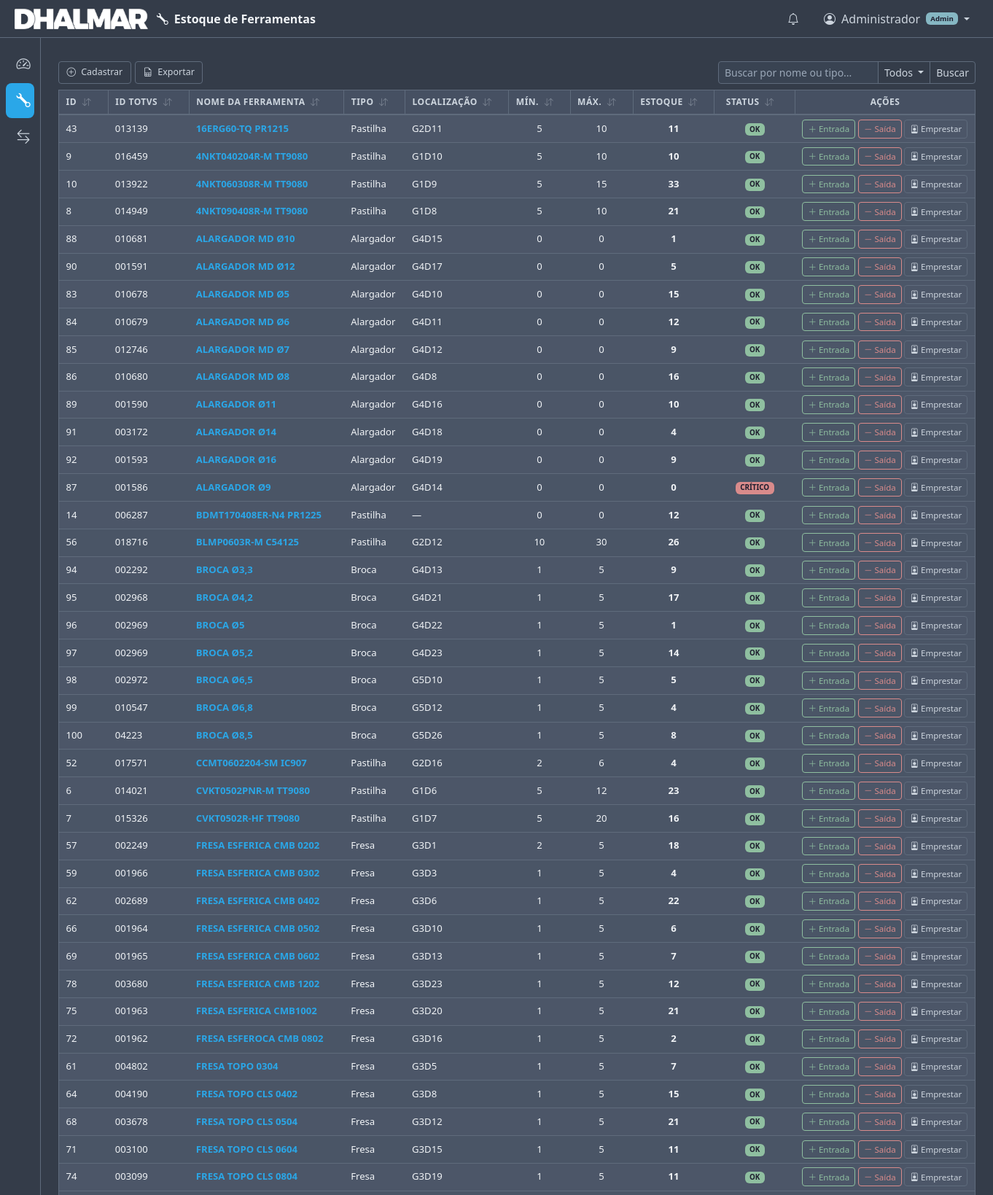
/tools/ (signed in, upper part), run on the app's committed database.
### app/models.py (models this page shows, shortened)
class User(Base):
    __tablename__ = "users"
    id = Column(Integer, primary_key=True, index=True)
    username = Column(String(100), nullable=False, unique=True)
    full_name = Column(String(200), nullable=False, default="")
    password_hash = Column(String(255), nullable=False)
    role = Column(String(10), nullable=False, default="USER")  # ADMIN or USER
    active = Column(Integer, default=1)  # 1=active, 0=disabled
    created_at = Column(DateTime, default=datetime.utcnow)

class Tool(Base):
    __tablename__ = "tools"
    id = Column(Integer, primary_key=True, index=True)
    name = Column(String(200), nullable=False)
    origin_id = Column(String(100), default="")  # ID de origem (preenchido manualmente)
    tool_type_id = Column(Integer, ForeignKey("tool_types.id"), nullable=False)
    description = Column(Text, default="")
    location = Column(String(10), default="")  # G<n>D<n> e.g. G1D27
    min_stock = Column(Integer, default=0)
    max_stock = Column(Integer, default=0)
    current_stock = Column(Integer, default=0)
    unit_cost = Column(Float, default=0.0)           # Cost per unit (R$)
    is_critical = Column(Integer, default=0)          # 1 = critical for production
    avg_lifespan_hours = Column(Float, default=0.0)   # Average life in hours before replacement
    tool_type = relationship("ToolType", back_populates="tools")
    parameters = relationship("ToolParameter", back_populates="tool", cascade="all, delete-orphan")
    movements = relationship("Movement", back_populates="tool")

class ToolType(Base):
    __tablename__ = "tool_types"
    id = Column(Integer, primary_key=True, index=True)
    name = Column(String(100), nullable=False, unique=True)
    tools = relationship("Tool", back_populates="tool_type")

### app/routers/tools.py (the view)
@router.get("/")
def tools_list(
    request: Request,
    search: str = Query("", alias="search"),
    search_col: str = Query("all", alias="search_col"),
    db: Session = Depends(get_db),
):
    tools = _filtered_tools_query(db, search, search_col).all()
    employees = db.query(Employee).order_by(Employee.name).all()
    machines = db.query(Machine).order_by(Machine.name).all()
    return request.app.state.templates.TemplateResponse(
        request=request,
        name="tools/index.html",
        context={
            "tools": tools,
            "employees": employees,
            "machines": machines,
            "search": search,
            "search_col": search_col,
        },
    )

### app/templates/tools/index.html (shortened to what this page needs)
{% extends "base.html" %}
{% set active_page = "tools" %}
{% block topbar_title %}<i class="bi bi-wrench me-2"></i>Estoque de Ferramentas{% endblock %}
{% block content %}
<div class="tools-toolbar">
    <div class="tools-toolbar-left">
        <a href="/tools/create" class="btn btn-sm btn-outline-secondary tools-action-btn">
            <i class="bi bi-plus-circle me-1"></i> Cadastrar
        </a>
        <button type="button" class="btn btn-sm btn-outline-secondary tools-action-btn"
                data-bs-toggle="modal" data-bs-target="#exportModal">
            <i class="bi bi-file-earmark-spreadsheet me-1"></i> Exportar
        </button>
    </div>
    <div class="tools-toolbar-right">
        {% set col_label_map = {'all': 'Todos', 'name': 'Nome', 'origin_id': 'ID TOTVS', 'tool_type': 'Tipo', 'location': 'Localização', 'status': 'Status'} %}
        <form method="GET" action="/tools" class="tools-search-form" id="searchForm">
            <div class="input-group input-group-sm">
                <input type="text" name="search" class="form-control form-control-sm" id="searchInput"
                       placeholder="Buscar por nome ou tipo..." value="{{ search }}">
                <button class="btn btn-sm btn-outline-secondary dropdown-toggle" type="button"
                        data-bs-toggle="dropdown" aria-expanded="false" id="searchColBtn">
                    <span id="searchColLabel">{{ col_label_map.get(search_col, 'Todos') }}</span>
                </button>
                <button class="btn btn-sm btn-outline-secondary" type="submit">Buscar</button>
            </div>
        </form>
    </div>
</div>
<div class="tools-grid-wrapper">
    <div class="table-responsive">
        <table class="table table-hover table-striped mb-0 align-middle tools-grid">
            <thead>
                <tr>
                    <th class="sortable" data-sort-type="number" data-col="0">ID <i class="bi bi-arrow-down-up sort-icon"></i></th>
                    <th class="sortable" data-sort-type="string" data-col="1">ID TOTVS <i class="bi bi-arrow-down-up sort-icon"></i></th>
                    <th class="sortable" data-sort-type="string" data-col="2">Nome da Ferramenta <i class="bi bi-arrow-down-up sort-icon"></i></th>
                    <th class="sortable" data-sort-type="string" data-col="3">Tipo <i class="bi bi-arrow-down-up sort-icon"></i></th>
                    <th class="sortable" data-sort-type="string" data-col="4">Localização <i class="bi bi-arrow-down-up sort-icon"></i></th>
                    <th class="sortable text-center" data-sort-type="number" data-col="5">Mín. <i class="bi bi-arrow-down-up sort-icon"></i></th>
                    <th class="sortable text-center" data-sort-type="number" data-col="6">Máx. <i class="bi bi-arrow-down-up sort-icon"></i></th>
                    <th class="sortable text-center" data-sort-type="number" data-col="7">Estoque <i class="bi bi-arrow-down-up sort-icon"></i></th>
                    <th class="sortable text-center" data-sort-type="string" data-col="8">Status <i class="bi bi-arrow-down-up sort-icon"></i></th>
                    <th class="text-center">Ações</th>
                </tr>
            </thead>
            <tbody>
            {% for t in tools %}
                <tr>
                    <td>{{ t.id }}</td>
                    <td>{{ t.origin_id or "—" }}</td>
                    <td>
                        <a href="/tools/{{ t.id }}{% if search %}?ref={{ search|urlencode }}{% if search_col and search_col != 'all' %}&ref_col={{ search_col|urlencode }}{% endif %}{% endif %}" class="text-decoration-none fw-semibold">
                            {{ t.name }}
                        </a>
                    </td>
                    <td>{{ t.tool_type.name }}</td>
                    <td>{{ t.location or "—" }}</td>
                    <td class="text-center">{{ t.min_stock }}</td>
                    <td class="text-center">{{ t.max_stock }}</td>
                    <td class="text-center fw-bold">{{ t.current_stock }}</td>
                    <td class="text-center">
                        {% if t.status == "CRITICAL" %}
                            <span class="badge bg-danger">CRÍTICO</span>
                        {% elif t.status == "LOW STOCK" %}
                            <span class="badge bg-warning text-dark">ESTOQUE BAIXO</span>
                        {% else %}
                            <span class="badge bg-success">OK</span>
                        {% endif %}
                    </td>
                    <td class="text-center text-nowrap">
                        <button class="btn btn-sm btn-outline-success"
                                data-bs-toggle="modal"
                                data-bs-target="#movementModal"
                                onclick="prepareMovement({{ t.id }}, '{{ t.name }}', 'IN', 'REPOSICAO')">
                            <i class="bi bi-plus-lg"></i> Entrada
                        </button>
                        <button class="btn btn-sm btn-outline-danger"
                                data-bs-toggle="modal"
                                data-bs-target="#movementModal"
                                onclick="prepareMovement({{ t.id }}, '{{ t.name }}', 'OUT', 'REPOSICAO')">
                            <i class="bi bi-dash-lg"></i> Saída
                        </button>
                        <button class="btn btn-sm btn-outline-secondary"
                                data-bs-toggle="modal"
                                data-bs-target="#movementModal"
                                onclick="prepareMovement({{ t.id }}, '{{ t.name }}', 'OUT', 'EMPRESTIMO')">
                            <i class="bi bi-person-badge"></i> Emprestar
                        </button>
                    </td>
                </tr>
            {% endfor %}
            </tbody>
        </table>
    </div>
</div>
{% endblock %}

### app/templates/base.html (shortened to what this page needs)
<!DOCTYPE html>
<html lang="pt-BR" data-bs-theme="dark">
<head>
    <link href="https://cdn.jsdelivr.net/npm/bootstrap@5.3.3/dist/css/bootstrap.min.css"
          rel="stylesheet">
    <link href="https://cdn.jsdelivr.net/npm/bootstrap-icons@1.11.3/font/bootstrap-icons.min.css"
          rel="stylesheet">
    <link href="/static/css/style.css?v=7" rel="stylesheet">
</head>
<body>
<aside id="sidebar" class="sidebar">
    <nav class="sidebar-nav">
        <a href="/" class="sidebar-link {% if active_page == 'dashboard' %}active{% endif %}"
           title="Painel">
            <i class="bi bi-speedometer2"></i>
        </a>
        <a href="/tools" class="sidebar-link {% if active_page == 'tools' %}active{% endif %}"
           title="Ferramentas">
            <i class="bi bi-wrench"></i>
        </a>
        <a href="/movements" class="sidebar-link {% if active_page == 'movements' %}active{% endif %}"
           title="Movimentações">
            <i class="bi bi-arrow-left-right"></i>
        </a>
    </nav>
</aside>
<header id="topbar" class="topbar">
    <div class="topbar-left">
        <img src="/static/images/DHALMARLOGO.png" alt="Dhalmar" class="topbar-logo">
        <div class="topbar-title">{% block topbar_title %}{% endblock %}</div>
    </div>
    <div class="topbar-right">
        {% if request.state.current_user %}
        <div class="topbar-icon-wrapper" id="notificationBell" role="button"
             data-bs-toggle="modal" data-bs-target="#notificationModal"
             title="Notificações">
            <i class="bi bi-bell"></i>
        </div>
        <div class="dropdown">
            <a class="topbar-user dropdown-toggle" href="#" id="userDropdown"
               role="button" data-bs-toggle="dropdown" aria-expanded="false">
                <i class="bi bi-person-circle"></i>
                <span class="d-none d-md-inline ms-1">
                    {{ request.state.current_user.full_name or request.state.current_user.username }}
                </span>
                {% if request.state.current_user.role == 'ADMIN' %}
                <span class="badge bg-info ms-1" style="font-size: 0.6rem;">Admin</span>
                {% endif %}
            </a>
        </div>
        {% endif %}
    </div>
</header>
<main id="mainContent" class="main-content">
    {% block content %}{% endblock %}
</main>
</body>
</html>

### data on the page
User: state.current_user "Administrador"
Tool: id "43", origin "013139", name "16ERG60-TQ PR1215", tool_type.name "Pastilha", location "G2D11", min_stock "5", max_stock "10", current_stock "11", shows "OK"
Tool: id "9", origin "016459", name "4NKT040204R-M TT9080", tool_type.name "Pastilha", location "G1D10", min_stock "5", max_stock "10", current_stock "10", shows "OK"
Tool: id "10", origin "013922", name "4NKT060308R-M TT9080", tool_type.name "Pastilha", location "G1D9", min_stock "5", max_stock "15", current_stock "33", shows "OK"
Tool: id "8", origin "014949", name "4NKT090408R-M TT9080", tool_type.name "Pastilha", location "G1D8", min_stock "5", max_stock "10", current_stock "21", shows "OK"
Tool: id "88", origin "010681", name "ALARGADOR MD Ø10", tool_type.name "Alargador", location "G4D15", min_stock "0", max_stock "0", current_stock "1", shows "OK"
Tool: id "90", origin "001591", name "ALARGADOR MD Ø12", tool_type.name "Alargador", location "G4D17", min_stock "0", max_stock "0", current_stock "5", shows "OK"
Tool: id "83", origin "010678", name "ALARGADOR MD Ø5", tool_type.name "Alargador", location "G4D10", min_stock "0", max_stock "0", current_stock "15", shows "OK"
Tool: id "84", origin "010679", name "ALARGADOR MD Ø6", tool_type.name "Alargador", location "G4D11", min_stock "0", max_stock "0", current_stock "12", shows "OK"
Tool: id "85", origin "012746", name "ALARGADOR MD Ø7", tool_type.name "Alargador", location "G4D12", min_stock "0", max_stock "0", current_stock "9", shows "OK"
Tool: id "86", origin "010680", name "ALARGADOR MD Ø8", tool_type.name "Alargador", location "G4D8", min_stock "0", max_stock "0", current_stock "16", shows "OK"
Tool: id "89", origin "001590", name "ALARGADOR Ø11", tool_type.name "Alargador", location "G4D16", min_stock "0", max_stock "0", current_stock "10", shows "OK"
Tool: id "91", origin "003172", name "ALARGADOR Ø14", tool_type.name "Alargador", location "G4D18", min_stock "0", max_stock "0", current_stock "4", shows "OK"
Tool: id "92", origin "001593", name "ALARGADOR Ø16", tool_type.name "Alargador", location "G4D19", min_stock "0", max_stock "0", current_stock "9", shows "OK"
Tool: id "87", origin "001586", name "ALARGADOR Ø9", tool_type.name "Alargador", location "G4D14", min_stock "0", max_stock "0", current_stock "0", shows "CRÍTICO"
Tool: id "14", origin "006287", name "BDMT170408ER-N4 PR1225", tool_type.name "Pastilha", location "—", min_stock "0", max_stock "0", current_stock "12", shows "OK"
Tool: id "56", origin "018716", name "BLMP0603R-M C54125", tool_type.name "Pastilha", location "G2D12", min_stock "10", max_stock "30", current_stock "26", shows "OK"
Tool: id "94", origin "002292", name "BROCA Ø3,3", tool_type.name "Broca", location "G4D13", min_stock "1", max_stock "5", current_stock "9", shows "OK"
Tool: id "95", origin "002968", name "BROCA Ø4,2", tool_type.name "Broca", location "G4D21", min_stock "1", max_stock "5", current_stock "17", shows "OK"
Tool: id "96", origin "002969", name "BROCA Ø5", tool_type.name "Broca", location "G4D22", min_stock "1", max_stock "5", current_stock "1", shows "OK"
Tool: id "97", origin "002969", name "BROCA Ø5,2", tool_type.name "Broca", location "G4D23", min_stock "1", max_stock "5", current_stock "14", shows "OK"
Tool: id "98", origin "002972", name "BROCA Ø6,5", tool_type.name "Broca", location "G5D10", min_stock "1", max_stock "5", current_stock "5", shows "OK"
Tool: id "99", origin "010547", name "BROCA Ø6,8", tool_type.name "Broca", location "G5D12", min_stock "1", max_stock "5", current_stock "4", shows "OK"
Tool: id "100", origin "04223", name "BROCA Ø8,5", tool_type.name "Broca", location "G5D26", min_stock "1", max_stock "5", current_stock "8", shows "OK"
Tool: id "52", origin "017571", name "CCMT0602204-SM IC907", tool_type.name "Pastilha", location "G2D16", min_stock "2", max_stock "6", current_stock "4", shows "OK"
Tool: id "6", origin "014021", name "CVKT0502PNR-M TT9080", tool_type.name "Pastilha", location "G1D6", min_stock "5", max_stock "12", current_stock "23", shows "OK"
Tool: id "7", origin "015326", name "CVKT0502R-HF TT9080", tool_type.name "Pastilha", location "G1D7", min_stock "5", max_stock "20", current_stock "16", shows "OK"
Tool: id "57", origin "002249", name "FRESA ESFERICA CMB 0202", tool_type.name "Fresa", location "G3D1", min_stock "2", max_stock "5", current_stock "18", shows "OK"
Tool: id "59", origin "001966", name "FRESA ESFERICA CMB 0302", tool_type.name "Fresa", location "G3D3", min_stock "1", max_stock "5", current_stock "4", shows "OK"
Tool: id "62", origin "002689", name "FRESA ESFERICA CMB 0402", tool_type.name "Fresa", location "G3D6", min_stock "1", max_stock "5", current_stock "22", shows "OK"
Tool: id "66", origin "001964", name "FRESA ESFERICA CMB 0502", tool_type.name "Fresa", location "G3D10", min_stock "1", max_stock "5", current_stock "6", shows "OK"
Tool: id "69", origin "001965", name "FRESA ESFERICA CMB 0602", tool_type.name "Fresa", location "G3D13", min_stock "1", max_stock "5", current_stock "7", shows "OK"
Tool: id "78", origin "003680", name "FRESA ESFERICA CMB 1202", tool_type.name "Fresa", location "G3D23", min_stock "1", max_stock "5", current_stock "12", shows "OK"
Tool: id "75", origin "001963", name "FRESA ESFERICA CMB1002", tool_type.name "Fresa", location "G3D20", min_stock "1", max_stock "5", current_stock "21", shows "OK"
Tool: id "72", origin "001962", name "FRESA ESFEROCA CMB 0802", tool_type.name "Fresa", location "G3D16", min_stock "1", max_stock "5", current_stock "2", shows "OK"
Tool: id "61", origin "004802", name "FRESA TOPO 0304", tool_type.name "Fresa", location "G3D5", min_stock "1", max_stock "5", current_stock "7", shows "OK"
Tool: id "64", origin "004190", name "FRESA TOPO CLS 0402", tool_type.name "Fresa", location "G3D8", min_stock "1", max_stock "5", current_stock "15", shows "OK"
Tool: id "68", origin "003678", name "FRESA TOPO CLS 0504", tool_type.name "Fresa", location "G3D12", min_stock "1", max_stock "5", current_stock "21", shows "OK"
Tool: id "71", origin "003100", name "FRESA TOPO CLS 0604", tool_type.name "Fresa", location "G3D15", min_stock "1", max_stock "5", current_stock "11", shows "OK"
Tool: id "74", origin "003099", name "FRESA TOPO CLS 0804", tool_type.name "Fresa", location "G3D19", min_stock "1", max_stock "5", current_stock "11", shows "OK"

### other printed values
{{ col_label_map.get(search_col, 'Todos') }} "Todos"
